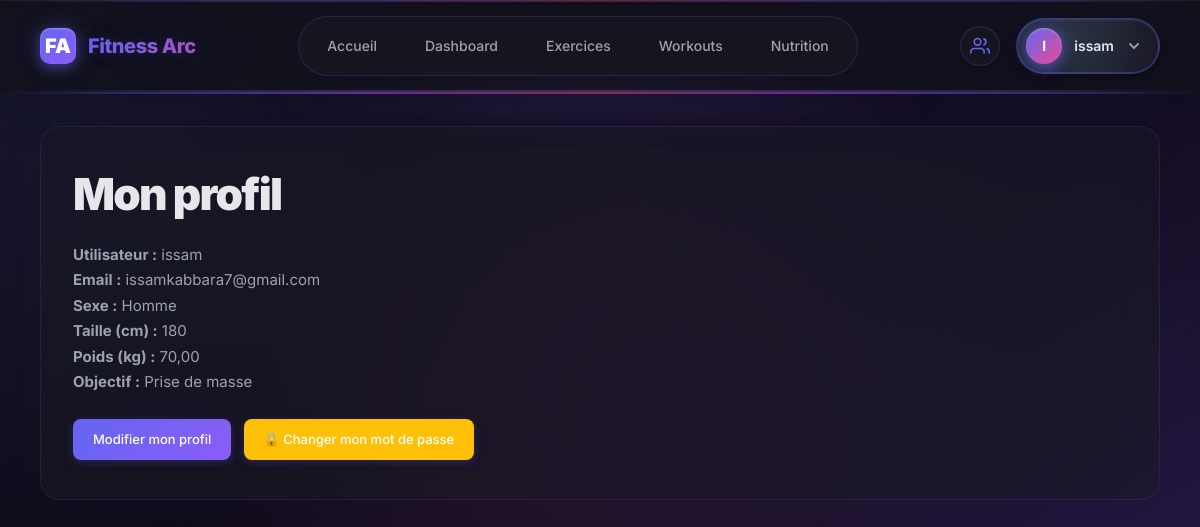
The page /accounts/profile/ (signed in) on the database its author committed.
### accounts/models.py (models this page shows, shortened)
class Profile(models.Model):
    GOAL_CHOICES = [
        ('bulk', 'Prise de masse'),
        ('cut', 'Perte de poids'),
        ('maintain', 'Maintien'),
    ]
    SEX_CHOICES = [
        ('M', 'Homme'),
        ('F', 'Femme'),
    ]
    user = models.OneToOneField(
        settings.AUTH_USER_MODEL,
        on_delete=models.CASCADE,
        related_name='profile',
    )
    height_cm = models.PositiveIntegerField(null=True, blank=True)
    weight_kg = models.DecimalField(max_digits=5, decimal_places=2, null=True, blank=True)
    sex = models.CharField(max_length=1, choices=SEX_CHOICES, blank=True)
    goal = models.CharField(max_length=8, choices=GOAL_CHOICES, default='maintain')
    created_at = models.DateTimeField(auto_now_add=True)
    updated_at = models.DateTimeField(auto_now=True)

### accounts/views.py (the view)
# urls.py: path("profile/", views.ProfileDetailView.as_view(), name="profile"),
class ProfileDetailView(LoginRequiredMixin, TemplateView):
    template_name = "accounts/profile.html"
    login_url = "accounts:login"
    def get_context_data(self, **kwargs):
        ctx = super().get_context_data(**kwargs)
        ctx["profile"] = self.request.user.profile
        return ctx

### accounts/context_processors.py (called while the page is built)
def friends_requests_count(request):
    if request.user.is_authenticated:
        count = Friendship.objects.filter(to_user=request.user, status='pending').count()
        return {'pending_requests_count': count}
    return {'pending_requests_count': 0}

### accounts/templates/accounts/profile.html (shortened to what this page needs)
{% extends "base.html" %}
{% block content %}
<div class="card">
  <h1>Mon profil</h1>
  <p><strong>Utilisateur :</strong> {{ request.user.username }}</p>
  <p><strong>Email :</strong> {{ request.user.email|default:"—" }}</p>
  <p><strong>Sexe :</strong> {{ profile.get_sex_display|default:"—" }}</p>
  <p><strong>Taille (cm) :</strong> {{ profile.height_cm|default:"—" }}</p>
  <p><strong>Poids (kg) :</strong> {{ profile.weight_kg|default:"—" }}</p>
  <p><strong>Objectif :</strong> {{ profile.get_goal_display }}</p>
  <div style="margin-top:1.5rem">
    <a href="{% url 'accounts:profile_edit' %}" class="btn">Modifier mon profil</a>
    <a href="{% url 'accounts:password_change' %}" class="btn" style="background:#ffc107;margin-left:0.5rem">🔒 Changer mon mot de passe</a>
  </div>
</div>
{% endblock %}

### templates/base.html (shortened to what this page needs)
<!doctype html>
<html lang="fr">
<head>
</head>
<body>
<header>
  <nav>
    <div class="nav-brand">
      <div class="nav-brand-logo">FA</div>
      <div class="nav-brand-text">Fitness Arc</div>
    </div>
    <div class="nav-center">
      <a href="{% url 'common:index' %}" {% if request.resolver_match.url_name == 'index' and request.resolver_match.namespace == 'common' %}class="active"{% endif %}>Accueil</a>
      {% if user.is_authenticated %}
        <a href="{% url 'dashboard:index' %}" {% if request.resolver_match.namespace == 'dashboard' %}class="active"{% endif %}>Dashboard</a>
      {% endif %}
      <a href="{% url 'workouts:exercise_list' %}" {% if request.resolver_match.url_name == 'exercise_list' %}class="active"{% endif %}>Exercices</a>
      <a href="{% url 'workouts:template_list' %}" {% if request.resolver_match.url_name == 'template_list' or request.resolver_match.url_name == 'template_detail' %}class="active"{% endif %}>Workouts</a>
      <a href="{% url 'nutrition_today' %}" {% if 'nutrition' in request.path %}class="active"{% endif %}>Nutrition</a>
    </div>
    <div class="nav-right">
      {% if user.is_authenticated %}
        <div class="nav-friends-icon" style="position:relative">
          <a href="{% url 'accounts:friends_list' %}" style="display:flex;align-items:center;justify-content:center;width:40px;height:40px;border-radius:50%;background:rgba(26,26,36,0.6);border:1px solid rgba(99,102,241,0.2);transition:all 0.2s;text-decoration:none">
            <svg width="20" height="20" viewBox="0 0 24 24" fill="none" stroke="currentColor" stroke-width="2" style="color:var(--primary)">
              <path d="M17 21v-2a4 4 0 0 0-4-4H5a4 4 0 0 0-4 4v2"/>
              <circle cx="9" cy="7" r="4"/>
              <path d="M23 21v-2a4 4 0 0 0-3-3.87"/>
              <path d="M16 3.13a4 4 0 0 1 0 7.75"/>
            </svg>
          </a>
        </div>
        <div class="nav-user-dropdown">
          <div class="nav-user">
            <div class="nav-avatar">{{ user.username.0|upper }}</div>
            <span class="nav-username">{{ user.username }}</span>
            <svg width="16" height="16" viewBox="0 0 16 16" fill="none" style="opacity:0.6">
              <path d="M4 6L8 10L12 6" stroke="currentColor" stroke-width="2" stroke-linecap="round"/>
            </svg>
          </div>
        </div>
      {% else %}
        <a href="{% url 'accounts:login' %}" class="btn">Connexion</a>
      {% endif %}
    </div>
  </nav>
</header>
<main class="container">
  {% block content %}{% endblock %}
</main>
</body>
</html>

### rows shown on the page
Profile: sex "Homme", height_cm "180", weight_kg "70,00", goal "Prise de masse"

### other values the page prints
{{ user.username.0|upper }} "I"
{{ user.username }} "issam"
{{ request.user.username }} "issam"
{{ request.user.email|default:"—" }} "issamkabbara7@gmail.com"
